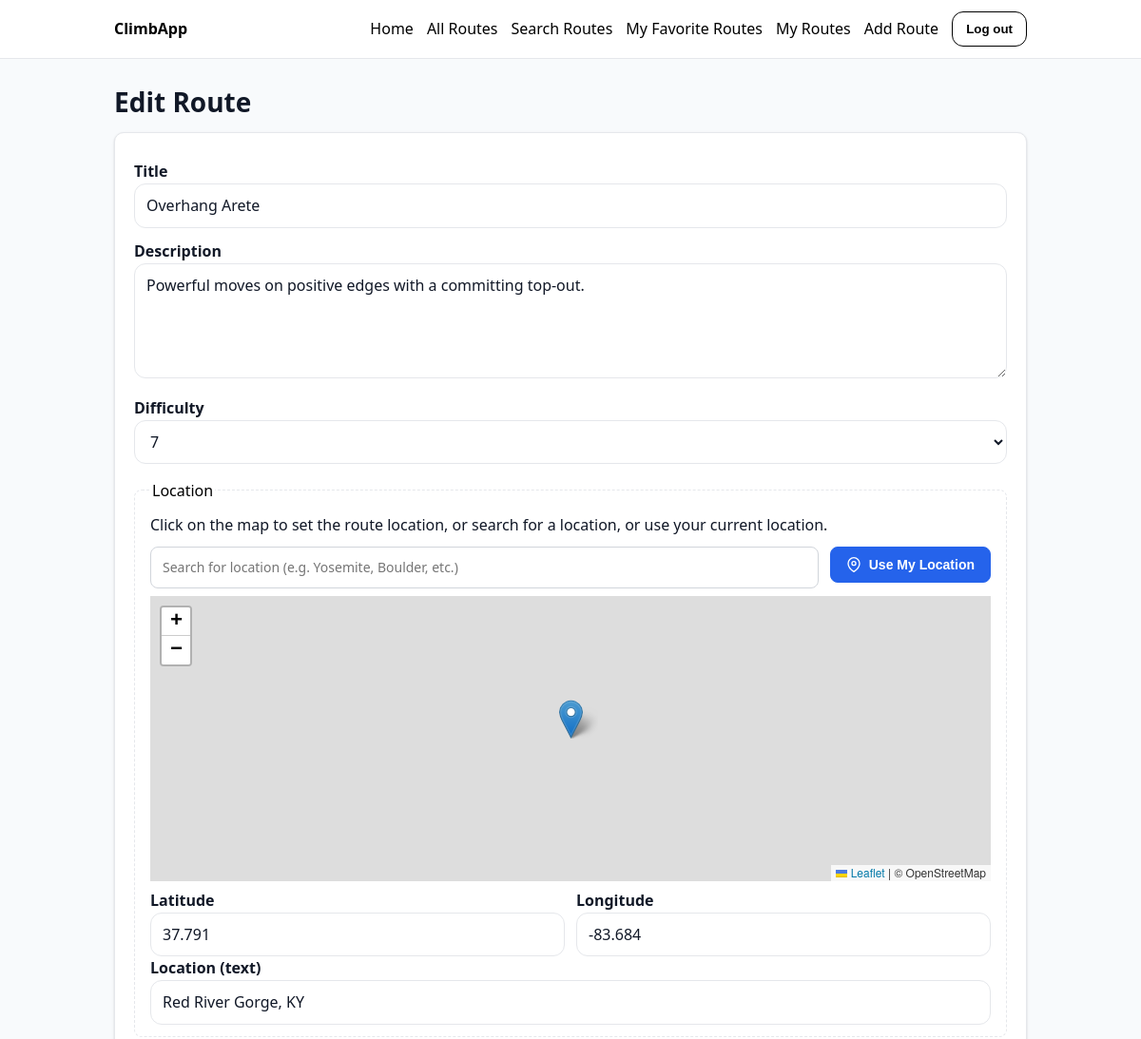
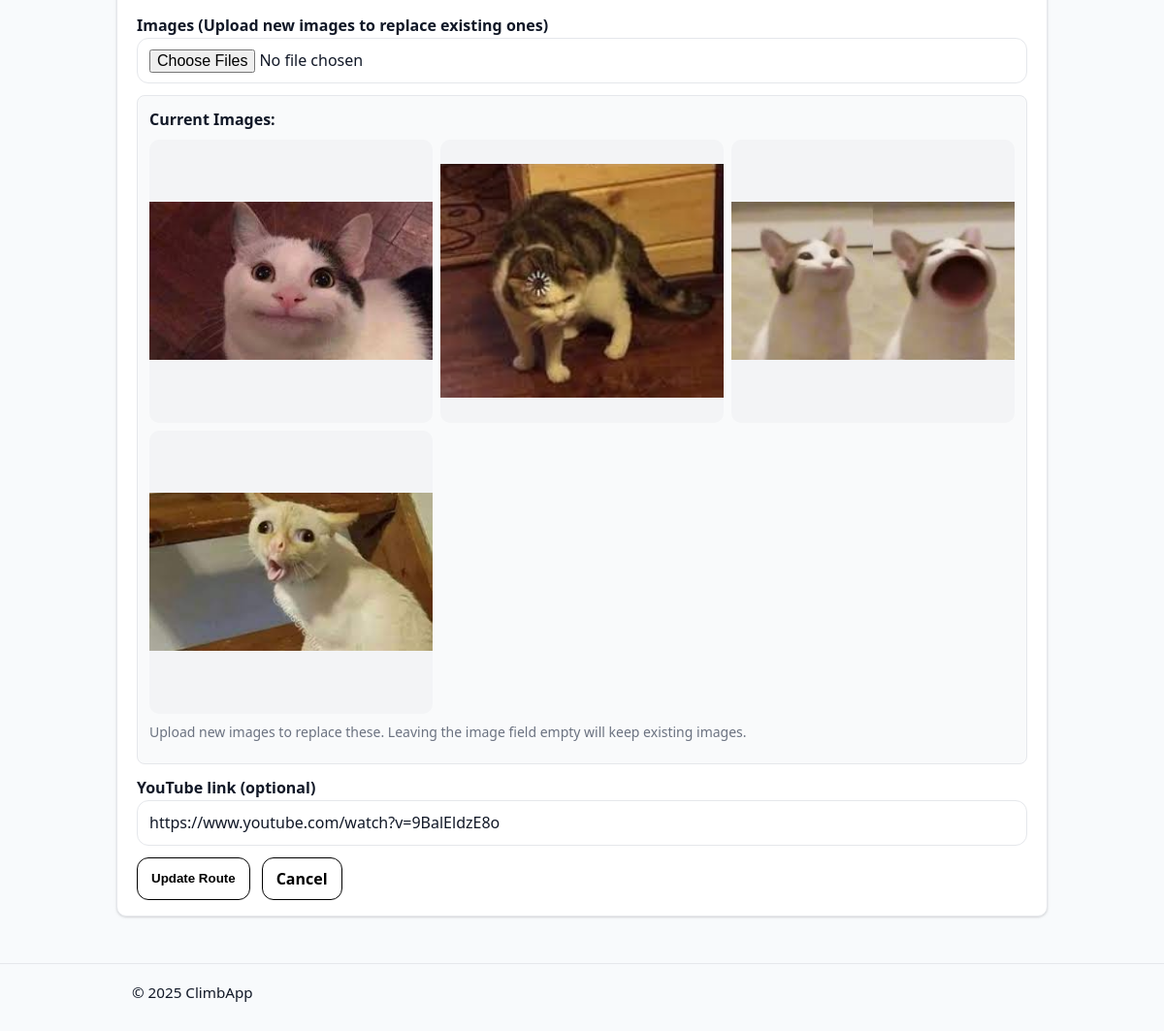
/routes/1/edit/ (signed in), run on the app's committed database (2 pictures, top to bottom).
### routes/models.py (models this page shows, shortened)
class Route(models.Model):
    author = models.ForeignKey(
        settings.AUTH_USER_MODEL, on_delete=models.CASCADE, related_name="routes"
    )
    title = models.CharField(max_length=150)
    description = models.TextField(blank=True)
    difficulty = models.PositiveSmallIntegerField(
        validators=[MinValueValidator(1), MaxValueValidator(10)]
    )
    latitude = models.FloatField(blank=True, null=True)
    longitude = models.FloatField(blank=True, null=True)
    location_name = models.CharField(
        max_length=200, blank=True, help_text="e.g., Red River Gorge, KY"
    )
    picture = models.ImageField(upload_to="routes/pictures/", blank=True, null=True)
    video_url = models.URLField(
        blank=True,
        help_text="YouTube URL (e.g., https://www.youtube.com/watch?v=VIDEO_ID)",
        validators=[URLValidator()],
    )
    created_at = models.DateTimeField(auto_now_add=True)
    class Meta:
        ordering = [Lower("title"), "id"]

class RouteImage(models.Model):
    route = models.ForeignKey(Route, on_delete=models.CASCADE, related_name="images")
    image = models.ImageField(upload_to="routes/pictures/")
    alt_text = models.CharField(max_length=200, blank=True)
    order = models.PositiveSmallIntegerField(default=0)
    class Meta:
        ordering = ["order", "id"]

### routes/views.py (the view)
# urls.py: path("<int:pk>/edit/", views.route_edit, name="edit"),
@login_required
def route_edit(request, pk: int):
    route = get_object_or_404(
        Route.objects.select_related("author").prefetch_related("images"),
        pk=pk
    )
    if route.author != request.user:
        messages.error(request, "You can only edit routes you created.")
        return redirect("routes:detail", pk=route.pk)
    if request.method == "POST":
        form = RouteForm(request.POST, request.FILES, instance=route, user=request.user, is_edit=True)  # Add is_edit=True
        if form.is_valid():
            files = form.cleaned_data.get("images") or []
            route = form.save(commit=True)
            if files:
                route.images.all().delete()
                user_slug = _slugify_simple(request.user.username or "user")
                title_slug = _slugify_simple(route.title or "route")
                for idx, f in enumerate(files, start=1):
                    ext = _normalized_ext(getattr(f, "name", "") or "")
                    new_name = f"{user_slug}_{title_slug}_{idx}{ext}"
                    f.name = new_name
                    RouteImage.objects.create(route=route, image=f, order=idx)
            messages.success(request, "Route updated successfully!")
            return redirect("routes:detail", pk=route.pk)
    else:
        form = RouteForm(instance=route, user=request.user, is_edit=True)  # Add is_edit=True
    user_location = None
    if hasattr(request.user, 'profile') and request.user.profile.latitude and request.user.profile.longitude:
        user_location = {
            'latitude': float(request.user.profile.latitude),
            'longitude': float(request.user.profile.longitude)
        }
    context = {
        "form": form,
        "user_location": user_location,
        "route": route,
        "is_edit": True
    }
    return render(request, "routes/route_form.html", context)

### templates/routes/route_form.html (shortened to what this page needs)
{% extends 'base.html' %}
{% load static %}
{% block content %}
<h1>{% if is_edit %}Edit Route{% else %}Add Route{% endif %}</h1>
<form method="post" enctype="multipart/form-data" class="card" novalidate>
  <div class="form-row">
    <label for="id_title">Title</label>
    {{ form.title }}
  </div>
  <div class="form-row">
    <label for="id_description">Description</label>
    {{ form.description }}
  </div>
  <div class="form-row">
    <label for="id_difficulty">Difficulty</label>
    {{ form.difficulty }}
  </div>
  <fieldset class="form-fieldset">
    <legend>Location</legend>
    <p>Click on the map to set the route location, or search for a location, or use your current location.</p>
    <div class="location-controls">
      <div class="search-container">
        <input type="text" id="location-search" placeholder="Search for location (e.g. Yosemite, Boulder, etc.)" />
      </div>
      <button type="button" id="use-my-location" class="btn btn-location">
        <svg width="16" height="16" viewBox="0 0 24 24" fill="none" stroke="currentColor" stroke-width="2">
          <path d="M21 10c0 7-9 13-9 13s-9-6-9-13a9 9 0 0 1 18 0z"></path>
          <circle cx="12" cy="10" r="3"></circle>
        </svg>
        Use My Location
      </button>
    </div>
    <div id="map" style="height: 300px; margin: 0.5rem 0;"></div>
    <div class="row">
      <div class="col">
        <label for="id_latitude">Latitude</label>
        {{ form.latitude }}
      </div>
      <div class="col">
        <label for="id_longitude">Longitude</label>
        {{ form.longitude }}
      </div>
    </div>
    <label for="id_location_name">Location (text)</label>
    {{ form.location_name }}
  </fieldset>
<div class="form-row">
    <label for="id_images">
      Images
      {% if is_edit %}
        (Upload new images to replace existing ones)
      {% else %}
        (Please upload between 1 to 9 images)
      {% endif %}
    </label>
    {{ form.images }}
    {% if is_edit and route.images.all %}
      <div class="existing-images" style="margin-top: 12px;">
        <p style="font-weight: 600; margin-bottom: 8px;">Current Images:</p>
        <div class="routes-grid" style="gap: 8px;">
          {% for img in route.images.all %}
            <div class="img-cell" style="position: relative;">
              <img src="{{ img.image.url }}" alt="{{ img.alt_text }}">
            </div>
          {% endfor %}
        </div>
        <p style="margin-top: 8px; color: #6b7280; font-size: 14px;">
          Upload new images to replace these. Leaving the image field empty will keep existing images.
        </p>
      </div>
    {% endif %}
  </div>
  <div class="form-row">
    <label for="id_video_url">YouTube link (optional)</label>
    {{ form.video_url }}
  </div>
<div class="form-actions">
    <button type="submit" class="btn">{% if is_edit %}Update Route{% else %}Add Route{% endif %}</button>
    <a href="{% if is_edit %}{% url 'routes:detail' route.pk %}{% else %}{% url 'routes:list' %}{% endif %}" class="btn btn-secondary">Cancel</a>
  </div>
</form>
<link rel="stylesheet" href="https://unpkg.com/leaflet@1.9.4/dist/leaflet.css">
{% endblock %}

### static/base.css (style rules this page uses)
* { box-sizing: border-box; }
html, body { height: 100%; }
body { margin: 0; color: #000; background: #f8fafc; font: 16px/1.55 system-ui, -apple-system, Segoe UI, Roboto, Arial, sans-serif; }
:root { --brand-blue: #2563eb; --brand-blue-300: #93c5fd; --border: #e5e7eb; --muted: #6b7280; --overlay-bg: rgba(0,0,0,.7); }
h1, h2, h3 { color: #111827; margin: 0 0 10px; }
h1 { font-size: 1.75rem; }
p { margin: 0 0 10px; color: #111827; }
a { color: var(--brand-blue); text-decoration: none; }
.card { background: #fff; border: 1px solid var(--border); border-radius: 12px; box-shadow: 0 1px 2px rgba(0,0,0,.06), 0 1px 3px rgba(0,0,0,.1); padding: 16px; }
.btn { display: inline-flex; align-items: center; justify-content: center; padding: 10px 14px; border-radius: 12px; border: 1px solid var(--brand-blue); background: var(--brand-blue); color: #fff !important; font-weight: 600; text-decoration: none; cursor: pointer; }
label { font-weight: 600; color: #111827; }
input, select, textarea { width: 100%; border: 1px solid var(--border); border-radius: 12px; padding: 10px 12px; background: #fff; color: #111827; font: inherit; }
textarea { resize: vertical; min-height: 120px; }
.routes-grid { display: grid; grid-template-columns: repeat(3, minmax(0, 1fr)); gap: 10px; }
.routes-grid .img-cell { position: relative; width: 100%; aspect-ratio: 1 / 1; overflow: hidden; border-radius: 10px; background: #f3f4f6; display: grid; place-items: center; }
.routes-grid .img-cell > img { width: 100%; height: 100%; object-fit: contain; display: block; }

### templates/routes/route_form.html (style rules this page uses)
.card { background:#fff; border:1px solid #e5e7eb; border-radius:10px; padding:1rem 1.25rem; }
.form-row { margin:.75rem 0; }
.form-fieldset { margin:1rem 0; border:1px dashed #e5e7eb; padding:.75rem 1rem; border-radius:8px; }
.row { display:flex; gap:.75rem; }
.col { flex:1; }
input[type="text"], input[type="url"], textarea, select, input[type="number"] { width:100%; max-width:100%; box-sizing:border-box; }
.btn, .btn.btn-secondary { color:#000!important; border:1px solid #000; }
.btn, .btn.btn-secondary { background-color:transparent; }
.form-actions { display: flex; gap: 0.75rem; }
.form-actions .btn, .form-actions .btn.btn-secondary { height: 44px; min-height: 44px; }
.location-controls { display: flex; gap: 0.75rem; margin-bottom: 0.5rem; align-items: flex-start; }
.search-container { position: relative; flex: 1; }
.search-container input { padding: 10px 12px; border: 1px solid #d1d5db; border-radius: 8px; font-size: 14px; background: white; }
.btn-location { display: flex; align-items: center; gap: 0.5rem; padding: 10px 16px; background: #2563eb; color: white !important; border: 1px solid #2563eb !important; border-radius: 8px; font-size: 14px; cursor: pointer; transition: all 0.2s; white-space: nowrap; }
.btn-location svg { flex-shrink: 0; }
.existing-images { padding: 12px; background: #f9fafb; border-radius: 8px; border: 1px solid #e5e7eb; }

### data on the page
Route: title "Overhang Arete", description "Powerful moves on positive edges with a committing top-out.", difficulty "7", latitude "37.791", longitude "-83.684", location_name "Red River Gorge, KY", video_url "https://www.youtube.com/watch?v=9BalEldzE8o"
RouteImage: image (picture)
RouteImage: image (picture)
RouteImage: image (picture)
RouteImage: image (picture)
